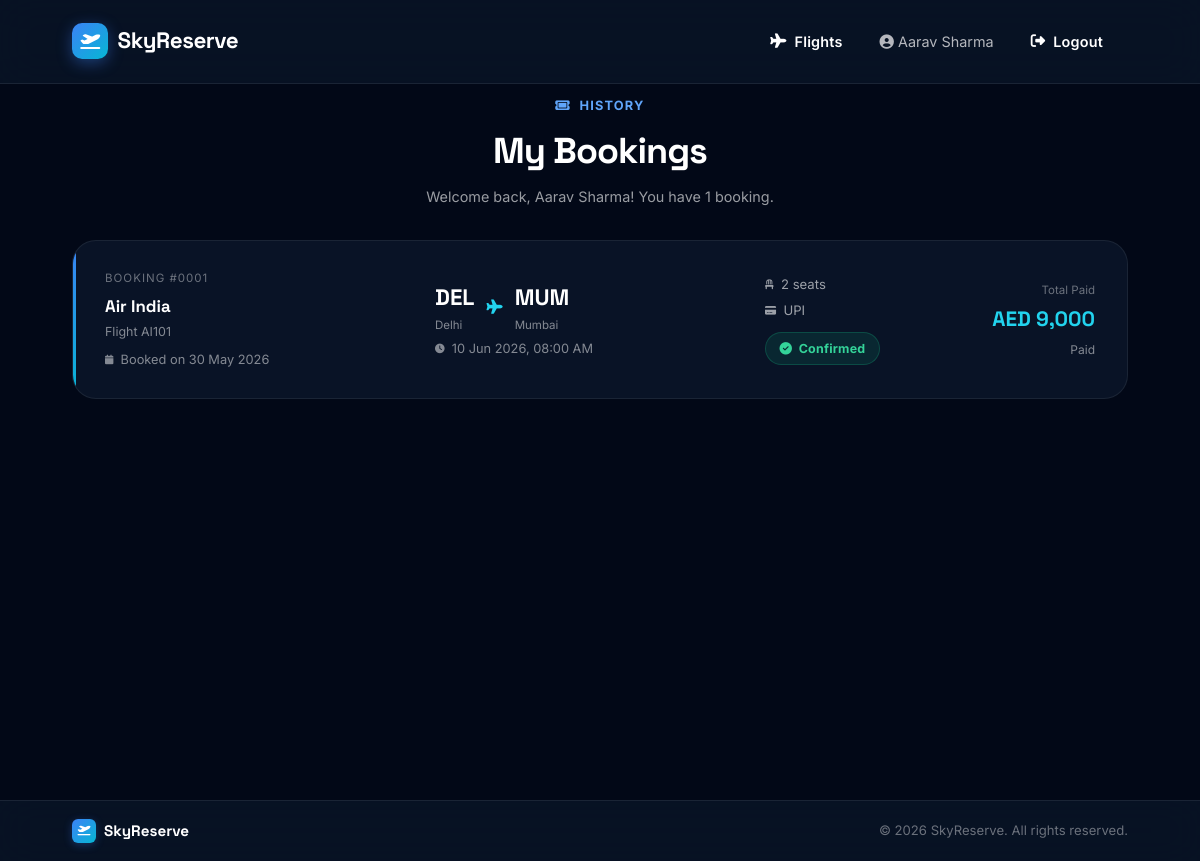
The app's page /my_bookings.php (signed in) with its own data.
### tables this page shows
CREATE TABLE `bookings` (
  `booking_id` int NOT NULL AUTO_INCREMENT,
  `user_id` int NOT NULL,
  `flight_id` int NOT NULL,
  `booking_date` datetime DEFAULT CURRENT_TIMESTAMP,
  `seats_booked` int NOT NULL,
  `booking_status` varchar(20) DEFAULT 'Confirmed',
  PRIMARY KEY (`booking_id`),
  KEY `user_id` (`user_id`),
  KEY `flight_id` (`flight_id`),
  CONSTRAINT `bookings_ibfk_1` FOREIGN KEY (`user_id`) REFERENCES `users` (`user_id`),
  CONSTRAINT `bookings_ibfk_2` FOREIGN KEY (`flight_id`) REFERENCES `flights` (`flight_id`)
);

CREATE TABLE `flights` (
  `flight_id` int NOT NULL AUTO_INCREMENT,
  `flight_number` varchar(20) NOT NULL,
  `airline_name` varchar(100) NOT NULL,
  `source_city` varchar(100) NOT NULL,
  `destination_city` varchar(100) NOT NULL,
  `departure_time` datetime NOT NULL,
  `arrival_time` datetime NOT NULL,
  `available_seats` int NOT NULL,
  `ticket_price` decimal(10,2) NOT NULL,
  PRIMARY KEY (`flight_id`),
  UNIQUE KEY `flight_number` (`flight_number`)
);

CREATE TABLE `payments` (
  `payment_id` int NOT NULL AUTO_INCREMENT,
  `booking_id` int NOT NULL,
  `payment_method` varchar(50) NOT NULL,
  `amount` decimal(10,2) NOT NULL,
  `payment_status` varchar(20) DEFAULT 'Paid',
  PRIMARY KEY (`payment_id`),
  KEY `booking_id` (`booking_id`),
  CONSTRAINT `payments_ibfk_1` FOREIGN KEY (`booking_id`) REFERENCES `bookings` (`booking_id`)
);

### my_bookings.php (the view, shortened to what this page needs)
<?php
include("config.php");
$user_id = (int)$_SESSION['user_id'];
$sql = "SELECT b.booking_id, b.booking_date, b.seats_booked, b.booking_status,
               f.flight_number, f.airline_name, f.source_city, f.destination_city,
               f.departure_time, f.arrival_time, f.ticket_price,
               p.payment_method, p.amount, p.payment_status
        FROM bookings b
        JOIN flights f ON b.flight_id = f.flight_id
        LEFT JOIN payments p ON b.booking_id = p.booking_id
        WHERE b.user_id = $user_id
        ORDER BY b.booking_date DESC";
$result  = $conn->query($sql);
$bookings = [];
if ($result) {
    while ($row = $result->fetch_assoc()) {
        $bookings[] = $row;
    }
}
?>
<!DOCTYPE html>
<html lang="en">
<head>
    <link rel="stylesheet" href="https://cdnjs.cloudflare.com/ajax/libs/font-awesome/6.5.0/css/all.min.css">
    <link rel="stylesheet" href="style.css">
</head>
<body>
<nav class="navbar">
    <a href="index.php" class="nav-brand">
        <div class="brand-icon"><i class="fa-solid fa-plane-departure"></i></div>
        SkyReserve
    </a>
    <div class="nav-right">
        <a href="flights.php" class="btn btn-ghost"><i class="fa-solid fa-plane"></i> Flights</a>
        <span style="color:rgba(255,255,255,0.7); font-size:0.9rem;"><i class="fa-solid fa-circle-user"></i> <?php echo htmlspecialchars($_SESSION['full_name']); ?></span>
        <a href="logout.php" class="btn btn-ghost"><i class="fa-solid fa-right-from-bracket"></i> Logout</a>
    </div>
</nav>
<div class="bookings-page">
    <div style="max-width:1100px; margin:0 auto 2rem; text-align:center;">
        <p style="font-size:0.8rem; text-transform:uppercase; letter-spacing:1.2px; color:var(--blue-400); font-weight:700; margin-bottom:0.4rem;">
            <i class="fa-solid fa-ticket"></i>&nbsp; History
        </p>
        <h1 style="font-family:var(--font-display); font-size:2.25rem; font-weight:800; letter-spacing:-1px; margin-bottom:0.3rem;">My Bookings</h1>
        <p style="color:rgba(255,255,255,0.6); font-size:0.9rem;">Welcome back, <?php echo htmlspecialchars($_SESSION['full_name']); ?>! You have <?php echo count($bookings); ?> booking<?php echo count($bookings) !== 1 ? 's' : ''; ?>.</p>
    </div>
    <div class="bookings-grid">
        <?php if (empty($bookings)): ?>
        <div class="empty-state" style="padding:4rem 2rem; text-align:center;">
            <i class="fa-solid fa-ticket" style="font-size:3.5rem; color:rgba(255,255,255,0.1); display:block; margin-bottom:1.5rem;"></i>
            <h3 style="font-family:var(--font-display); font-size:1.5rem; margin-bottom:0.75rem;">No Bookings Yet</h3>
            <p style="color:rgba(255,255,255,0.5); margin-bottom:1.5rem;">You haven't booked any flights yet.</p>
            <a href="flights.php" class="btn btn-primary"><i class="fa-solid fa-plane"></i> Browse Flights</a>
        </div>
        <?php else: ?>
            <?php foreach($bookings as $b):
                $src_code = strtoupper(substr($b['source_city'], 0, 3));
                $dst_code = strtoupper(substr($b['destination_city'], 0, 3));
                $dep_date = date('d M Y, h:i A', strtotime($b['departure_time']));
                $book_date = date('d M Y', strtotime($b['booking_date']));
            ?>
            <div class="booking-card">
                <div>
                    <div class="booking-id">Booking #<?php echo str_pad($b['booking_id'], 4, '0', STR_PAD_LEFT); ?></div>
                    <div class="booking-airline"><?php echo htmlspecialchars($b['airline_name']); ?></div>
                    <div class="booking-flight-num">Flight <?php echo htmlspecialchars($b['flight_number']); ?></div>
                    <div class="booking-date" style="margin-top:0.5rem;"><i class="fa-solid fa-calendar fa-xs"></i>&nbsp; Booked on <?php echo $book_date; ?></div>
                </div>
                <div>
                    <div class="booking-route">
                        <div>
                            <div class="booking-city-code"><?php echo $src_code; ?></div>
                            <div style="font-size:0.72rem; color:rgba(255,255,255,0.5);"><?php echo htmlspecialchars($b['source_city']); ?></div>
                        </div>
                        <i class="fa-solid fa-plane booking-arrow"></i>
                        <div>
                            <div class="booking-city-code"><?php echo $dst_code; ?></div>
                            <div style="font-size:0.72rem; color:rgba(255,255,255,0.5);"><?php echo htmlspecialchars($b['destination_city']); ?></div>
                        </div>
                    </div>
                    <div class="booking-date"><i class="fa-solid fa-clock fa-xs"></i>&nbsp; <?php echo $dep_date; ?></div>
                </div>
                <div>
                    <div class="booking-meta"><i class="fa-solid fa-chair fa-xs"></i>&nbsp; <?php echo $b['seats_booked']; ?> seat<?php echo $b['seats_booked'] > 1 ? 's' : ''; ?></div>
                    <div class="booking-meta"><i class="fa-solid fa-credit-card fa-xs"></i>&nbsp; <?php echo htmlspecialchars($b['payment_method'] ?? 'N/A'); ?></div>
                    <span class="badge badge-success" style="margin-top:0.4rem;">
                        <i class="fa-solid fa-circle-check"></i> <?php echo htmlspecialchars($b['booking_status']); ?>
                    </span>
                </div>
                <div style="text-align:right;">
                    <div style="font-size:0.72rem; color:rgba(255,255,255,0.4); margin-bottom:0.25rem;">Total Paid</div>
                    <div class="booking-amount">AED <?php echo number_format($b['amount'] ?? ($b['seats_booked'] * $b['ticket_price'])); ?></div>
                    <div class="booking-pay-method"><?php echo htmlspecialchars($b['payment_status'] ?? 'Paid'); ?></div>
                </div>
            </div>
            <?php endforeach; ?>
        <?php endif; ?>
    </div>
</div>
<footer class="footer">
    <div class="footer-inner">
        <div class="footer-brand">
            <div class="footer-icon"><i class="fa-solid fa-plane-departure"></i></div>
            SkyReserve
        </div>
        <div class="footer-copy">
            &copy; <?php echo date('Y'); ?> SkyReserve. All rights reserved.
        </div>
    </div>
</footer>
</body>
</html>

### style.css (style rules this page uses)
:root { --font-body: 'Inter', sans-serif; --font-display: 'Space Grotesk', sans-serif; --navy-950: #020817; --navy-900: #0a1628; --navy-800: #0d1f3c; --navy-700: #112847; --navy-600: #1a3a5c; --blue-500: #3b82f6; --blue-400: #60a5fa; --cyan-400: #22d3ee; --cyan-300: #67e8f9; --accent-gradient: linear-gradient(135deg, #3b82f6 0%, #06b6d4 100%); --hero-gradient: linear-gradient(135deg, #020817 0%, #0a1628 40%, #0d2547 100%); --text-white: #ffffff; --text-100: #f0f6ff; --text-300: #93c5fd; --text-400: #64748b; --text-500: #475569; --glass: rgba(255, 255, 255, 0.04); --glass-border: rgba(255, 255, 255, 0.08); --glass-hover: rgba(255, 255, 255, 0.08); --card-bg: rgba(13, 31, 60, 0.8); --shadow-glow: 0 0 40px rgba(59, 130, 246, 0.2); --shadow-card: 0 25px 50px -12px rgba(0, 0, 0, 0.6); --shadow-btn: 0 8px 30px rgba(59, 130, 246, 0.4); --radius-sm: 10px; --radius-md: 16px; --radius-lg: 24px; --radius-xl: 32px; --radius-full: 9999px; }
*, *::before, *::after { margin: 0; padding: 0; box-sizing: border-box; }
html { scroll-behavior: smooth; }
body { font-family: var(--font-body); background: var(--navy-950); color: var(--text-white); min-height: 100vh; overflow-x: hidden; line-height: 1.6; }
.navbar { position: fixed; top: 0; left: 0; right: 0; z-index: 1000; display: flex; align-items: center; justify-content: space-between; padding: 1.1rem 6%; background: rgba(10, 22, 40, 0.75); backdrop-filter: blur(20px); -webkit-backdrop-filter: blur(20px); border-bottom: 1px solid rgba(255, 255, 255, 0.08); transition: all 0.3s ease; }
.nav-brand { display: flex; align-items: center; gap: 0.6rem; text-decoration: none; font-family: var(--font-display); font-size: 1.4rem; font-weight: 700; color: var(--text-white); letter-spacing: -0.5px; }
.nav-brand .brand-icon { width: 36px; height: 36px; background: var(--accent-gradient); border-radius: 10px; display: flex; align-items: center; justify-content: center; font-size: 1rem; box-shadow: 0 4px 15px rgba(59, 130, 246, 0.4); }
.nav-right { display: flex; align-items: center; gap: 0.75rem; }
.btn { display: inline-flex; align-items: center; gap: 0.5rem; font-family: var(--font-body); font-size: 0.9rem; font-weight: 600; padding: 0.7rem 1.5rem; border-radius: var(--radius-full); border: none; cursor: pointer; text-decoration: none; transition: all 0.3s cubic-bezier(0.4, 0, 0.2, 1); white-space: nowrap; letter-spacing: 0.2px; }
.btn-ghost { background: transparent; color: rgba(255,255,255,1); border: 1px solid transparent; }
.badge { display: inline-flex; align-items: center; gap: 0.4rem; padding: 0.35rem 0.85rem; border-radius: var(--radius-full); font-size: 0.78rem; font-weight: 700; letter-spacing: 0.2px; }
.badge-success { background: rgba(16, 185, 129, 0.12); color: #34d399; border: 1px solid rgba(16,185,129,0.25); }
.footer { background: rgba(10, 22, 40, 0.75); backdrop-filter: blur(20px); -webkit-backdrop-filter: blur(20px); border-top: 1px solid rgba(255, 255, 255, 0.08); padding: 1.1rem 6%; }
.footer-inner { max-width: 1200px; margin: 0 auto; display: flex; align-items: center; justify-content: space-between; gap: 1rem; flex-wrap: wrap; }
.footer-brand { display: flex; align-items: center; gap: 0.5rem; font-family: var(--font-display); font-size: 0.95rem; font-weight: 700; color: var(--text-white); }
.footer-icon { width: 24px; height: 24px; border-radius: 6px; background: var(--accent-gradient); display: flex; align-items: center; justify-content: center; font-size: 0.65rem; color: #fff; box-shadow: 0 2px 8px rgba(59, 130, 246, 0.3); }
.footer-copy { font-size: 0.82rem; color: rgba(255, 255, 255, 0.4); }

### records on screen
bookings: booking_id "0001", flight.airline_name "Air India", flight.flight_number "AI101", booking_date "30 May 2026", flight.source_city "DEL", flight.source_city "Delhi", flight.destination_city "MUM", flight.destination_city "Mumbai", flight.departure_time "10 Jun 2026, 08:00 AM", seats_booked "2", payments.payment_method "UPI", booking_status "Confirmed", payments.amount "9,000", payments.payment_status "Paid"

### other values on screen
$_SESSION['full_name'] "Aarav Sharma"
count($bookings) "1"
